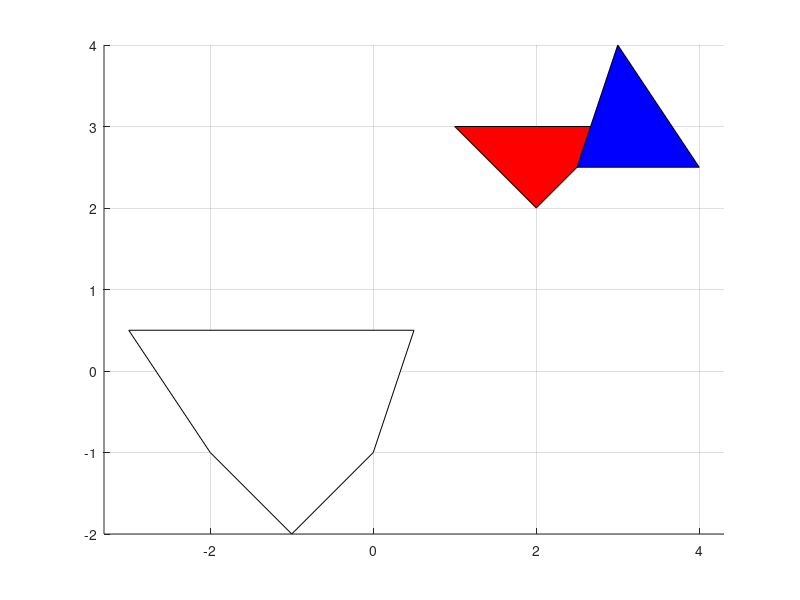

This figure's MATLAB source: (Note: this script raises an error after producing the figure.)
%% 线性规划实现Q- distance
clear;
clc;
close all;
G = [1,3;
    3,3;
    2,2];
% G = [8.0775,9.1849;
%    10.0447,9.5459];
H = [3,4;
    2.5,2.5;
    4,2.5];
% H = [9.0000,9.5000;10.0000,9.5000;10.0000,18.0000;9.0000,18.0000];
patch(G(:,1),G(:,2),'r')
hold on
axis on
axis equal
grid on
patch(H(:,1),H(:,2),'b')
meanG = mean(G);
meanH = mean(H);
% text(meanG(1),meanG(2),'G');
% text(meanH(1),meanH(2),'H');
Q = [0,-1;
    sqrt(3)/2,1/2;
    -sqrt(3)/2,1/2];
[rg,cg]=size(G);
[rh,ch]=size(H);
[rq,cq]=size(Q);
P = ones(rg*rh,2);
for i = 1:rg
    for j = 1:rh
        P((i-1)*rh+j,:) = G(i,:)-H(j,:);
    end
end
K = convhull(P(:,1),P(:,2));
meanP = mean(P);
patch(P(K,1),P(K,2),'w');
% text(meanP(1),meanP(2),'G-H');
maxFval = -inf;
maxX = [];
for i = 1:rq
    row1 = [G' -H' -Q(i,:)'];
    row2 = [ones(1,rg),zeros(1,rh),0];
    row3 = [zeros(1,rg),ones(1,rh),0];
    Aeq = [row1;row2;row3];
    beq = [zeros(cg,1);1;1];
    f = [zeros(1,rg+rh),-1];
    lb = zeros(size(f));
    [x,fval] = linprog(f,[],[],Aeq,beq,lb,[]);
    if(fval>maxFval)
        maxX = x;
        maxFval = fval;
    end
end
maxFval;
newQ = -maxFval*Q;
newQ
newQ = [newQ;newQ(1,:)]


for i = 1:3
plot([newQ(i,1),newQ(i+1,1)],[newQ(i,2),newQ(i+1,2)],'r-');
end

% patch(Q(:,1),Q(:,2),'r');


function p=createSimplyPoly(p)
    cen=mean(p);
    ang=atan2(p(:,1)-cen(1),p(:,2)-cen(2)); %每个点到坐标中心极角

    p=[p,ang];
    p=sortrows(p,3);    %按极角排序

    p=p(:,1:2);
end